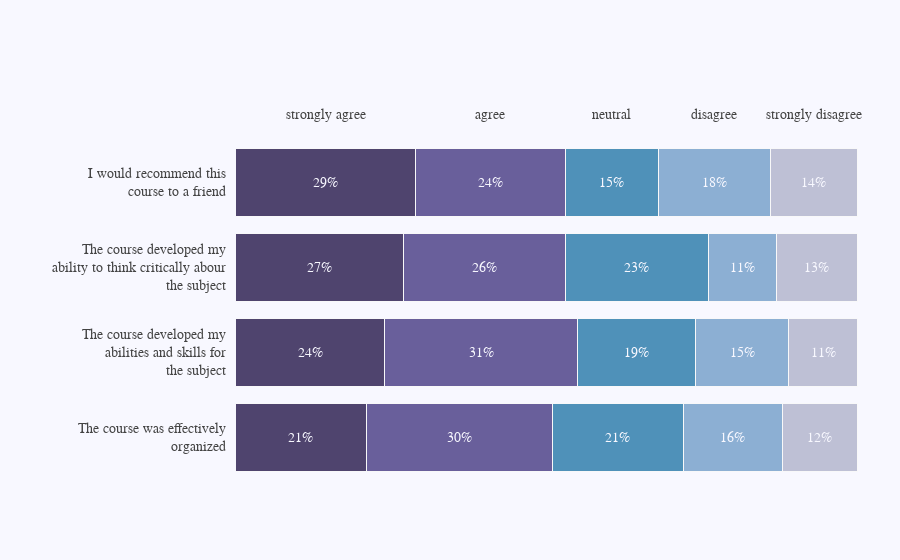

The notebook cell this image was saved under:
### Code cell
# graphic object plotly (advanced barchart)

# create text label
top_labels = ['strongly agree', 
              'agree', 
              'neutral', 
              'disagree', 
              'strongly disagree']

# define labels
colors = ['rgba(38, 24, 74, 0.8)', 
          'rgba(71, 58, 131, 0.8)', 
          'rgba(38, 120, 168, 0.8)', 
          'rgba(122, 163, 204, 0.85)', 
          'rgba(190, 192, 213, 1)',]

# create matrix for survey data (the sum of each vector must be 100 percentage)
x_data = [[21,30,21,16,12], 
          [24,31,19,15,11], 
          [27,26,23,11,13], 
          [29,24,15,18,14]]

# define y label axis
y_data = ['The course was effectively<br>organized', 
          'The course developed my<br>abilities and skills ' + 'for<br>the subject',
          'The course developed ' + 'my<br>ability to think critically abour<br>the subject',
          'I would recommend this<br>course to a friend']

fig = go.Figure()

# create base barplot for each vector
for i in range(0, len(x_data[0])):
    for xd, yd in zip(x_data, y_data):
        fig.add_trace(go.Bar(
            x=[xd[i]], 
            y=[yd],
            orientation='h',
            marker=dict(color=colors[i], 
                        line=dict(color='rgb(248, 248, 249)', width=1)
                       )
        ))
        
# add update layout to beautify the visualization
fig.update_layout(
    xaxis=dict(
        showgrid=False,
        showline=False, 
        showticklabels=False, 
        zeroline=False, 
        domain=[0.15, 1]
    ),
    yaxis=dict(
        showgrid=False,
        showline=False, 
        showticklabels=False, 
        zeroline=False, 
    ),
    barmode='stack',
    paper_bgcolor='rgb(248, 248, 255)',
    plot_bgcolor='rgb(248, 248, 255)',
    margin=dict(l=120, r=10, t=140, b=80),
    showlegend=False
)

# add label text
annotations = []
for yd, xd in zip(y_data, x_data):
    # labeling the y-axis
    annotations.append(dict(xref='paper', yref='y',
                            x=0.14, y=yd,
                            xanchor='right',
                            text=str(yd),
                            font=dict(family='Arial', size=14,
                                      color='rgb(67, 67, 67)' ),
                            showarrow=False, align='right'
                           ))
    # labeling the first percentage of each bar (x_axis)
    annotations.append(dict(xref='x', yref='y',
                            x=xd[0]/2, y=yd,
                            text=str(xd[0]) + '%',
                            font=dict(family='Arial', size=14,
                                      color='rgb(248, 248, 255)' ),
                            showarrow=False,
                           ))
    
    # labeling the first likert scale (on the top)
    if yd == y_data[-1]:
        annotations.append(dict(xref='x', yref='paper',
                                x=xd[0]/2, y=1.1,
                                text=top_labels[0],
                                font=dict(family='Arial', size=14,
                                          color='rgb(67, 67, 67)'),
                                showarrow=False
                               ))
    space = xd[0]
    for i in range(1, len(xd)):
        # labeling the rest of percentage for each bar (x_axis)
        annotations.append(dict(xref='x', yref='y',
                                x=space + (xd[i]/2), y=yd,
                                text=str(xd[i]) + '%',
                                font=dict(family='Arial', size=14,
                                          color='rgb(248, 248, 255)' ),
                                showarrow=False
                               ))
        # labeling the likert scale
        if yd == y_data[-1]:
            annotations.append(dict(xref='x', yref='paper',
                                    x=space + (xd[i]/2), y=1.1,
                                    text=top_labels[i],
                                    font=dict(family='Arial', size=14,
                                              color='rgb(67, 67, 67)'),
                                    showarrow=False
                                   ))
        space += xd[i]
    
fig.update_layout(annotations=annotations)

fig.show()

### Figure 1 — Plotly figure (JSON) as saved in the notebook; plotly's stock layout.template omitted (floating-point values rounded to 4 significant figures)
{"data": [{"marker": {"color": "rgba(38, 24, 74, 0.8)", "line": {"color": "rgb(248, 248, 249)", "width": 1}}, "orientation": "h", "type": "bar", "x": [21], "y": ["The course was effectively<br>organized"]}, {"marker": {"color": "rgba(38, 24, 74, 0.8)", "line": {"color": "rgb(248, 248, 249)", "width": 1}}, "orientation": "h", "type": "bar", "x": [24], "y": ["The course developed my<br>abilities and skills for<br>the subject"]}, {"marker": {"color": "rgba(38, 24, 74, 0.8)", "line": {"color": "rgb(248, 248, 249)", "width": 1}}, "orientation": "h", "type": "bar", "x": [27], "y": ["The course developed my<br>ability to think critically abour<br>the subject"]}, {"marker": {"color": "rgba(38, 24, 74, 0.8)", "line": {"color": "rgb(248, 248, 249)", "width": 1}}, "orientation": "h", "type": "bar", "x": [29], "y": ["I would recommend this<br>course to a friend"]}, {"marker": {"color": "rgba(71, 58, 131, 0.8)", "line": {"color": "rgb(248, 248, 249)", "width": 1}}, "orientation": "h", "type": "bar", "x": [30], "y": ["The course was effectively<br>organized"]}, {"marker": {"color": "rgba(71, 58, 131, 0.8)", "line": {"color": "rgb(248, 248, 249)", "width": 1}}, "orientation": "h", "type": "bar", "x": [31], "y": ["The course developed my<br>abilities and skills for<br>the subject"]}, {"marker": {"color": "rgba(71, 58, 131, 0.8)", "line": {"color": "rgb(248, 248, 249)", "width": 1}}, "orientation": "h", "type": "bar", "x": [26], "y": ["The course developed my<br>ability to think critically abour<br>the subject"]}, {"marker": {"color": "rgba(71, 58, 131, 0.8)", "line": {"color": "rgb(248, 248, 249)", "width": 1}}, "orientation": "h", "type": "bar", "x": [24], "y": ["I would recommend this<br>course to a friend"]}, {"marker": {"color": "rgba(38, 120, 168, 0.8)", "line": {"color": "rgb(248, 248, 249)", "width": 1}}, "orientation": "h", "type": "bar", "x": [21], "y": ["The course was effectively<br>organized"]}, {"marker": {"color": "rgba(38, 120, 168, 0.8)", "line": {"color": "rgb(248, 248, 249)", "width": 1}}, "orientation": "h", "type": "bar", "x": [19], "y": ["The course developed my<br>abilities and skills for<br>the subject"]}, {"marker": {"color": "rgba(38, 120, 168, 0.8)", "line": {"color": "rgb(248, 248, 249)", "width": 1}}, "orientation": "h", "type": "bar", "x": [23], "y": ["The course developed my<br>ability to think critically abour<br>the subject"]}, {"marker": {"color": "rgba(38, 120, 168, 0.8)", "line": {"color": "rgb(248, 248, 249)", "width": 1}}, "orientation": "h", "type": "bar", "x": [15], "y": ["I would recommend this<br>course to a friend"]}, {"marker": {"color": "rgba(122, 163, 204, 0.85)", "line": {"color": "rgb(248, 248, 249)", "width": 1}}, "orientation": "h", "type": "bar", "x": [16], "y": ["The course was effectively<br>organized"]}, {"marker": {"color": "rgba(122, 163, 204, 0.85)", "line": {"color": "rgb(248, 248, 249)", "width": 1}}, "orientation": "h", "type": "bar", "x": [15], "y": ["The course developed my<br>abilities and skills for<br>the subject"]}, {"marker": {"color": "rgba(122, 163, 204, 0.85)", "line": {"color": "rgb(248, 248, 249)", "width": 1}}, "orientation": "h", "type": "bar", "x": [11], "y": ["The course developed my<br>ability to think critically abour<br>the subject"]}, {"marker": {"color": "rgba(122, 163, 204, 0.85)", "line": {"color": "rgb(248, 248, 249)", "width": 1}}, "orientation": "h", "type": "bar", "x": [18], "y": ["I would recommend this<br>course to a friend"]}, {"marker": {"color": "rgba(190, 192, 213, 1)", "line": {"color": "rgb(248, 248, 249)", "width": 1}}, "orientation": "h", "type": "bar", "x": [12], "y": ["The course was effectively<br>organized"]}, {"marker": {"color": "rgba(190, 192, 213, 1)", "line": {"color": "rgb(248, 248, 249)", "width": 1}}, "orientation": "h", "type": "bar", "x": [11], "y": ["The course developed my<br>abilities and skills for<br>the subject"]}, {"marker": {"color": "rgba(190, 192, 213, 1)", "line": {"color": "rgb(248, 248, 249)", "width": 1}}, "orientation": "h", "type": "bar", "x": [13], "y": ["The course developed my<br>ability to think critically abour<br>the subject"]}, {"marker": {"color": "rgba(190, 192, 213, 1)", "line": {"color": "rgb(248, 248, 249)", "width": 1}}, "orientation": "h", "type": "bar", "x": [14], "y": ["I would recommend this<br>course to a friend"]}], "layout": {"annotations": [{"align": "right", "font": {"color": "rgb(67, 67, 67)", "family": "Arial", "size": 14}, "showarrow": false, "text": "The course was effectively<br>organized", "x": 0.14, "xanchor": "right", "xref": "paper", "y": "The course was effectively<br>organized", "yref": "y"}, {"font": {"color": "rgb(248, 248, 255)", "family": "Arial", "size": 14}, "showarrow": false, "text": "21%", "x": 10.5, "xref": "x", "y": "The course was effectively<br>organized", "yref": "y"}, {"font": {"color": "rgb(248, 248, 255)", "family": "Arial", "size": 14}, "showarrow": false, "text": "30%", "x": 36, "xref": "x", "y": "The course was effectively<br>organized", "yref": "y"}, {"font": {"color": "rgb(248, 248, 255)", "family": "Arial", "size": 14}, "showarrow": false, "text": "21%", "x": 61.5, "xref": "x", "y": "The course was effectively<br>organized", "yref": "y"}, {"font": {"color": "rgb(248, 248, 255)", "family": "Arial", "size": 14}, "showarrow": false, "text": "16%", "x": 80, "xref": "x", "y": "The course was effectively<br>organized", "yref": "y"}, {"font": {"color": "rgb(248, 248, 255)", "family": "Arial", "size": 14}, "showarrow": false, "text": "12%", "x": 94, "xref": "x", "y": "The course was effectively<br>organized", "yref": "y"}, {"align": "right", "font": {"color": "rgb(67, 67, 67)", "family": "Arial", "size": 14}, "showarrow": false, "text": "The course developed my<br>abilities and skills for<br>the subject", "x": 0.14, "xanchor": "right", "xref": "paper", "y": "The course developed my<br>abilities and skills for<br>the subject", "yref": "y"}, {"font": {"color": "rgb(248, 248, 255)", "family": "Arial", "size": 14}, "showarrow": false, "text": "24%", "x": 12, "xref": "x", "y": "The course developed my<br>abilities and skills for<br>the subject", "yref": "y"}, {"font": {"color": "rgb(248, 248, 255)", "family": "Arial", "size": 14}, "showarrow": false, "text": "31%", "x": 39.5, "xref": "x", "y": "The course developed my<br>abilities and skills for<br>the subject", "yref": "y"}, {"font": {"color": "rgb(248, 248, 255)", "family": "Arial", "size": 14}, "showarrow": false, "text": "19%", "x": 64.5, "xref": "x", "y": "The course developed my<br>abilities and skills for<br>the subject", "yref": "y"}, {"font": {"color": "rgb(248, 248, 255)", "family": "Arial", "size": 14}, "showarrow": false, "text": "15%", "x": 81.5, "xref": "x", "y": "The course developed my<br>abilities and skills for<br>the subject", "yref": "y"}, {"font": {"color": "rgb(248, 248, 255)", "family": "Arial", "size": 14}, "showarrow": false, "text": "11%", "x": 94.5, "xref": "x", "y": "The course developed my<br>abilities and skills for<br>the subject", "yref": "y"}, {"align": "right", "font": {"color": "rgb(67, 67, 67)", "family": "Arial", "size": 14}, "showarrow": false, "text": "The course developed my<br>ability to think critically abour<br>the subject", "x": 0.14, "xanchor": "right", "xref": "paper", "y": "The course developed my<br>ability to think critically abour<br>the subject", "yref": "y"}, {"font": {"color": "rgb(248, 248, 255)", "family": "Arial", "size": 14}, "showarrow": false, "text": "27%", "x": 13.5, "xref": "x", "y": "The course developed my<br>ability to think critically abour<br>the subject", "yref": "y"}, {"font": {"color": "rgb(248, 248, 255)", "family": "Arial", "size": 14}, "showarrow": false, "text": "26%", "x": 40, "xref": "x", "y": "The course developed my<br>ability to think critically abour<br>the subject", "yref": "y"}, {"font": {"color": "rgb(248, 248, 255)", "family": "Arial", "size": 14}, "showarrow": false, "text": "23%", "x": 64.5, "xref": "x", "y": "The course developed my<br>ability to think critically abour<br>the subject", "yref": "y"}, {"font": {"color": "rgb(248, 248, 255)", "family": "Arial", "size": 14}, "showarrow": false, "text": "11%", "x": 81.5, "xref": "x", "y": "The course developed my<br>ability to think critically abour<br>the subject", "yref": "y"}, {"font": {"color": "rgb(248, 248, 255)", "family": "Arial", "size": 14}, "showarrow": false, "text": "13%", "x": 93.5, "xref": "x", "y": "The course developed my<br>ability to think critically abour<br>the subject", "yref": "y"}, {"align": "right", "font": {"color": "rgb(67, 67, 67)", "family": "Arial", "size": 14}, "showarrow": false, "text": "I would recommend this<br>course to a friend", "x": 0.14, "xanchor": "right", "xref": "paper", "y": "I would recommend this<br>course to a friend", "yref": "y"}, {"font": {"color": "rgb(248, 248, 255)", "family": "Arial", "size": 14}, "showarrow": false, "text": "29%", "x": 14.5, "xref": "x", "y": "I would recommend this<br>course to a friend", "yref": "y"}, {"font": {"color": "rgb(67, 67, 67)", "family": "Arial", "size": 14}, "showarrow": false, "text": "strongly agree", "x": 14.5, "xref": "x", "y": 1.1, "yref": "paper"}, {"font": {"color": "rgb(248, 248, 255)", "family": "Arial", "size": 14}, "showarrow": false, "text": "24%", "x": 41, "xref": "x", "y": "I would recommend this<br>course to a friend", "yref": "y"}, {"font": {"color": "rgb(67, 67, 67)", "family": "Arial", "size": 14}, "showarrow": false, "text": "agree", "x": 41, "xref": "x", "y": 1.1, "yref": "paper"}, {"font": {"color": "rgb(248, 248, 255)", "family": "Arial", "size": 14}, "showarrow": false, "text": "15%", "x": 60.5, "xref": "x", "y": "I would recommend this<br>course to a friend", "yref": "y"}, {"font": {"color": "rgb(67, 67, 67)", "family": "Arial", "size": 14}, "showarrow": false, "text": "neutral", "x": 60.5, "xref": "x", "y": 1.1, "yref": "paper"}, {"font": {"color": "rgb(248, 248, 255)", "family": "Arial", "size": 14}, "showarrow": false, "text": "18%", "x": 77, "xref": "x", "y": "I would recommend this<br>course to a friend", "yref": "y"}, {"font": {"color": "rgb(67, 67, 67)", "family": "Arial", "size": 14}, "showarrow": false, "text": "disagree", "x": 77, "xref": "x", "y": 1.1, "yref": "paper"}, {"font": {"color": "rgb(248, 248, 255)", "family": "Arial", "size": 14}, "showarrow": false, "text": "14%", "x": 93, "xref": "x", "y": "I would recommend this<br>course to a friend", "yref": "y"}, {"font": {"color": "rgb(67, 67, 67)", "family": "Arial", "size": 14}, "showarrow": false, "text": "strongly disagree", "x": 93, "xref": "x", "y": 1.1, "yref": "paper"}], "barmode": "stack", "margin": {"b": 80, "l": 120, "r": 10, "t": 140}, "paper_bgcolor": "rgb(248, 248, 255)", "plot_bgcolor": "rgb(248, 248, 255)", "showlegend": false, "xaxis": {"domain": [0.15, 1], "showgrid": false, "showline": false, "showticklabels": false, "zeroline": false}, "yaxis": {"showgrid": false, "showline": false, "showticklabels": false, "zeroline": false}}}
